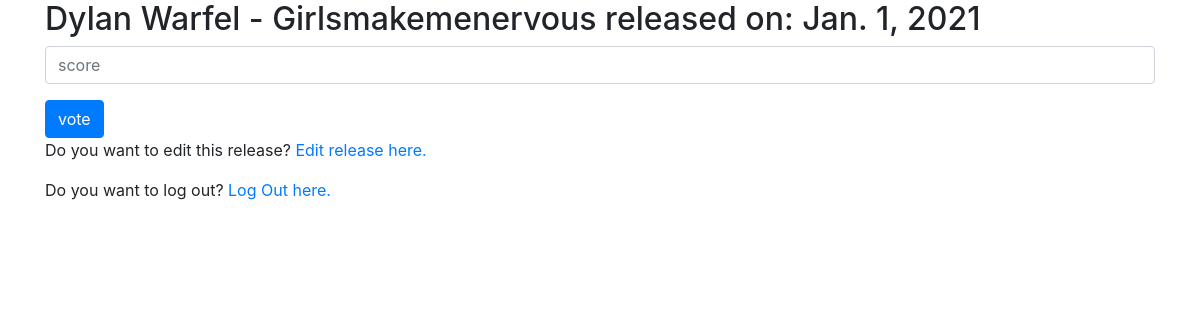
/releases/15 (signed in), run on the app's committed database.
### ReleasesApp/models.py (models this page shows, shortened)
class Release(models.Model):
    release_date = models.DateField()
    title = CharField(max_length=100)
    artist = CharField(max_length=100)

### ReleasesApp/views.py (the view)
# urls.py: path('releases/<int:releaseid>', views.release_view, name="release"),
def release_view(request, releaseid):
    if request.user.is_authenticated:
        release = Release.objects.get(id=releaseid)
        if request.method == "POST":
            vote(request, releaseid)
            return render(request, "releases/release.html",{
                "id": release.id,
                "title": release.title,
                "artist": release.artist,
                "release_date": release.release_date,
                })
        elif release:
            return render(request, "releases/release.html",{
                "id": release.id,
                "title": release.title,
                "artist": release.artist,
                "release_date": release.release_date,
                })
        else:
            return render(request, "releases/releases.html")

### ReleasesApp/templates/releases/release.html (shortened to what this page needs)
{% extends "releases/layout.html" %}
{% block body %}
    <h2> {{ artist }} - {{ title }} released on: {{release_date}}</h2>
    <form action="{% url 'release' id %}" method="post">
        <div class="form-group">
            <input class="form-control" type="number" name="score" placeholder="score">
        </div>
        <input class="btn btn-primary" type="submit" value="vote">
    </form>
    <p>Do you want to edit this release? <a href="{% url 'edit_release' id %}">Edit release here.</a> </p>
    <p>Do you want to log out? <a href="{% url 'login' %}">Log Out here.</a> </p>
{% endblock %}

### data on the page
Release: artist "Dylan Warfel", title "Girlsmakemenervous", release_date "Jan. 1, 2021"
